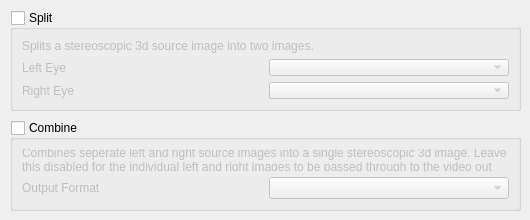
  <widget class="QWidget" name="tab_4">
   <attribute name="title">
    <string>Stereoscopic 3D</string>
   </attribute>
   <widget class="QGroupBox" name="stereoscopyEnable">
    <property name="geometry">
     <rect>
      <x>10</x>
      <y>10</y>
      <width>511</width>
      <height>101</height>
     </rect>
    </property>
    <property name="title">
     <string>Split</string>
    </property>
    <property name="checkable">
     <bool>true</bool>
    </property>
    <property name="checked">
     <bool>false</bool>
    </property>
    <layout class="QGridLayout" name="_5">
     <item row="1" column="0">
      <widget class="QLabel" name="label_52">
       <property name="text">
        <string>Left Eye</string>
       </property>
      </widget>
     </item>
     <item row="2" column="1">
      <widget class="QComboBox" name="stereoscopicRightCombo"/>
     </item>
     <item row="2" column="0">
      <widget class="QLabel" name="label_53">
       <property name="text">
        <string>Right Eye</string>
       </property>
      </widget>
     </item>
     <item row="1" column="1">
      <widget class="QComboBox" name="stereoscopicLeftCombo"/>
     </item>
     <item row="0" column="0" colspan="2">
      <widget class="QLabel" name="label_51">
       <property name="text">
        <string>Splits a stereoscopic 3d source image into two images.</string>
       </property>
       <property name="wordWrap">
        <bool>true</bool>
       </property>
      </widget>
     </item>
    </layout>
   </widget>
   <widget class="QGroupBox" name="stereoscopyCombineEnable">
    <property name="geometry">
     <rect>
      <x>10</x>
      <y>120</y>
      <width>511</width>
      <height>91</height>
     </rect>
    </property>
    <property name="title">
     <string>Combine</string>
    </property>
    <property name="checkable">
     <bool>true</bool>
    </property>
    <property name="checked">
     <bool>false</bool>
    </property>
    <layout class="QGridLayout" name="_7">
     <item row="2" column="1">
      <widget class="QComboBox" name="stereoscopicOutputCombo"/>
     </item>
     <item row="2" column="0">
      <widget class="QLabel" name="label_55">
       <property name="text">
        <string>Output Format</string>
       </property>
      </widget>
     </item>
     <item row="1" column="0" colspan="2">
      <widget class="QLabel" name="label_54">
       <property name="text">
        <string>Combines seperate left and right source images into a single stereoscopic 3d image. Leave this disabled for the individual left and right images to be passed through to the video out module.</string>
       </property>
       <property name="wordWrap">
        <bool>true</bool>
       </property>
      </widget>
     </item>
    </layout>
   </widget>
  </widget>
